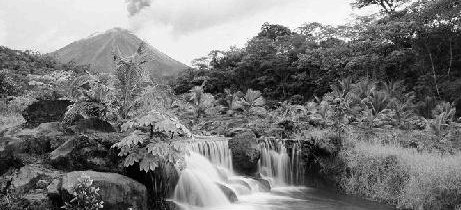
#> input picture IA/Programacion/Ejercicios/restauracion/archives/paisaje_foto.jpeg, 461 x 210 px
$ jupyter execute restauracion.ipynb
#> lines starting #> are read from the running program, lines starting #| are printed output that depends on the picture
[cell 1]
import cv2 as cv
import numpy as np
import matplotlib.pyplot as plt

[cell 2]
img_foto = cv.imread("archives/paisaje_foto.jpeg")
#> img_foto is the input picture: shape (210, 461, 3); min 0, max 255, mean 121.2
img_text = cv.imread("archives/paisaje_texto.jpeg")
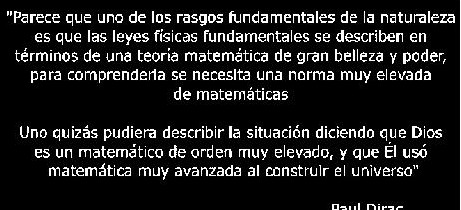
#> input picture IA/Programacion/Ejercicios/restauracion/archives/paisaje_texto.jpeg, 461 x 210 px
#> img_text is the input picture: shape (210, 461, 3); min 0, max 255, mean 32.5

fig, (ax1,ax2) = plt.subplots(1,2,figsize=(15, 15))
ax1.imshow(img_foto)
ax2.imshow(img_text)

[cell 3]
dist = cv.resize(img_text,(int(img_text.shape[1]/2),int(img_text.shape[0]/2)),cv.INTER_CUBIC)
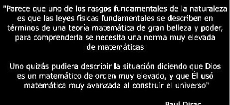
#> dist: shape (105, 230, 3); min 0, max 255, mean 32.6

fig,(ax1,ax2) = plt.subplots(1,2,figsize=(15, 15))
ax1.imshow(img_foto)
ax2.imshow(dist)
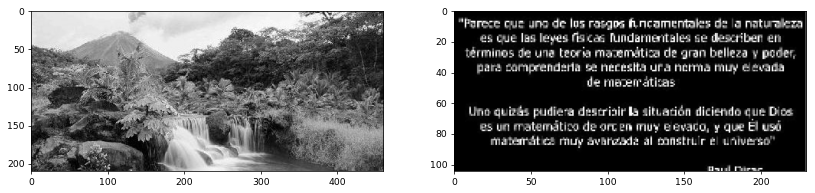
#> figure drawn by matplotlib, 2 panels

[cell 4]
imagen_combinada_tw = cv.bitwise_or(img_foto, img_text)
imagen_combinada_tb = cv.bitwise_and(img_foto, cv.bitwise_not(img_text))
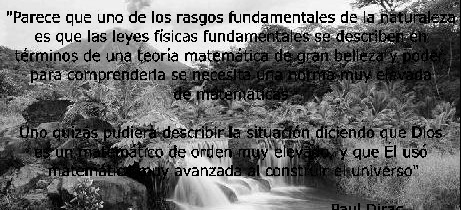
#> imagen_combinada_tb: shape (210, 461, 3); min 0, max 255, mean 104.9

fig, (ax1,ax2) = plt.subplots(1,2,figsize=(15, 15))
ax1.imshow(imagen_combinada_tw)
ax2.imshow(imagen_combinada_tb)

[cell 5]
imagen_desenfocada_tw = cv.GaussianBlur(imagen_combinada_tw,(5,5),2)
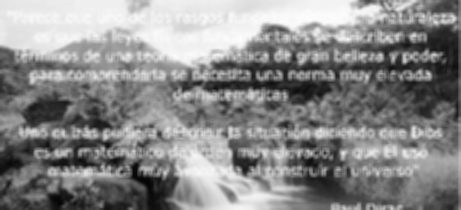
#> imagen_desenfocada_tw: shape (210, 461, 3); min 4, max 252, mean 137.3
imagen_desenfocada_tb = cv.GaussianBlur(imagen_combinada_tb,(5,5),2)
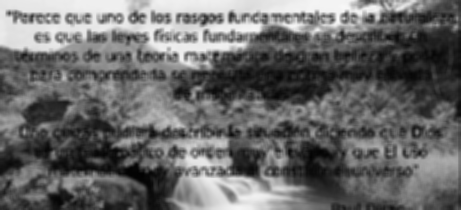
#> imagen_desenfocada_tb: shape (210, 461, 3); min 2, max 247, mean 105

fig, (ax1,ax2) = plt.subplots(1,2,figsize=(15, 15))
ax1.imshow(imagen_desenfocada_tw)
ax2.imshow(imagen_desenfocada_tb)

[cell 6]
texto_tw = cv.bitwise_and(imagen_combinada_tw, img_text)
texto_tb = cv.bitwise_or(imagen_combinada_tb, cv.bitwise_not(img_text))
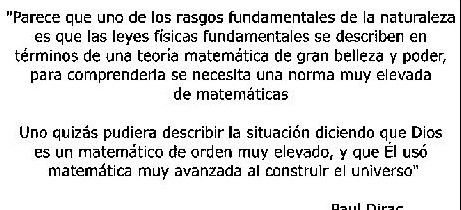
#> texto_tb: shape (210, 461, 3); min 0, max 255, mean 222.5

fig, (ax1,ax2) = plt.subplots(1,2,figsize=(15, 15))
ax1.imshow(texto_tw)
ax2.imshow(texto_tb)

[cell 7]
mascara_tw = cv.bitwise_and(imagen_desenfocada_tw,texto_tw)
mascara_tb = cv.bitwise_or(imagen_desenfocada_tb, texto_tb)

fig, (ax1,ax2) = plt.subplots(1,2,figsize=(15, 15))
ax1.imshow(mascara_tw)
ax2.imshow(mascara_tb)

[cell 8]
salida_tw = cv.bitwise_and(imagen_combinada_tw, mascara_tb)
salida_tb = cv.bitwise_or(imagen_combinada_tb, mascara_tw)

n = 10

# fig, axes = plt.subplots(n*2,4,figsize=(15, 45))
# r = 0
for _ in range(n):

    blur_tw = cv.GaussianBlur(salida_tw, (5,5), 0)
    imagen_salida_tw = cv.bitwise_and(salida_tw, cv.bitwise_not(img_text))
    mascara_tb = cv.bitwise_and(blur_tw, img_text)
    salida_tw = cv.bitwise_or(imagen_salida_tw, mascara_tb)

    blur_tb = cv.GaussianBlur(salida_tb, (5,5), 0)
    imagen_salida_tb = cv.bitwise_and(salida_tb, cv.bitwise_not(img_text))
    mascara_tw = cv.bitwise_and(blur_tb, img_text)
    salida_tb = cv.bitwise_or(imagen_salida_tb, mascara_tw)
#> this loop made 10 passes
#> pass 1, `mascara_tb = cv.bitwise_and(blur_tw, img_text)`:
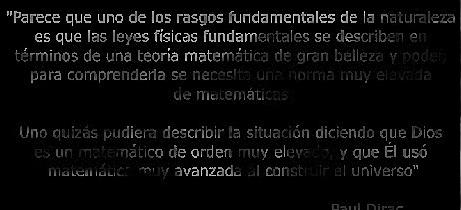
#> mascara_tb: shape (210, 461, 3); min 0, max 233, mean 12.1
#> after the loop:
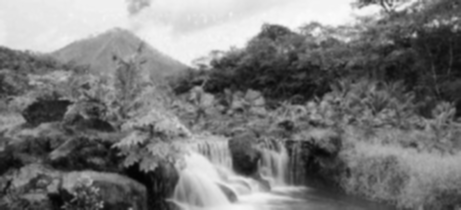
#> blur_tb: shape (210, 461, 3); min 3, max 252, mean 121.4
#> after the loop:
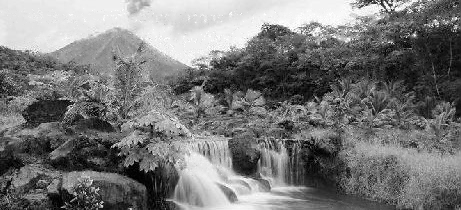
#> salida_tb: shape (210, 461, 3); min 0, max 255, mean 121.3

    # En las filas impares se mostrara el proceso que conlleva la imagen con el texto blanco
    # axes[r][0].imshow(blur_tw)
    # axes[r][1].imshow(imagen_salida_tw)
    # axes[r][2].imshow(mascara_tb)
    # axes[r][3].imshow(salida_tw)
    # r+=1

    # En las filas pares se mostrara el proceso que conlleva la imagen con el texto negro
    # axes[r][0].imshow(blur_tb)
    # axes[r][1].imshow(imagen_salida_tb)
    # axes[r][2].imshow(mascara_tw)
    # axes[r][3].imshow(salida_tb)
    # r+=1

[cell 9]
fig, (ax1,ax2) = plt.subplots(1,2,figsize=(15, 15))
ax1.imshow(salida_tw)
ax2.imshow(salida_tb)
